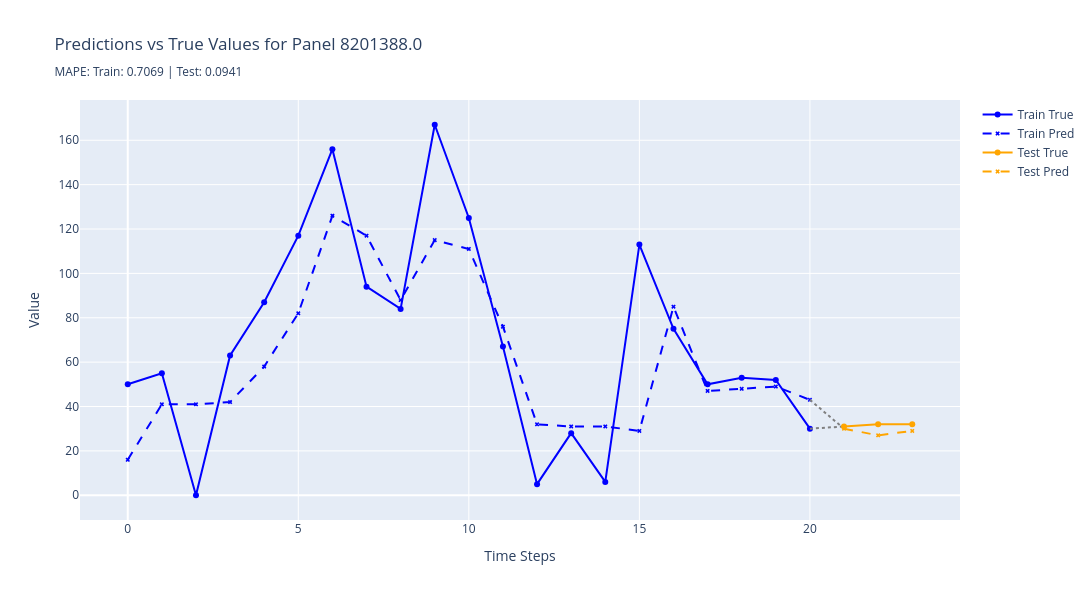
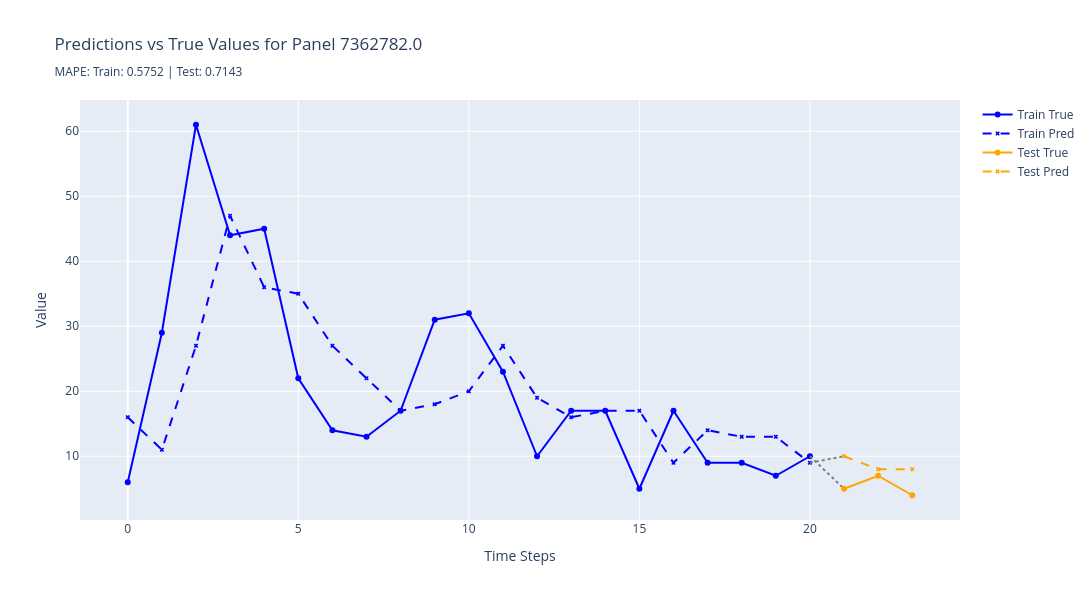
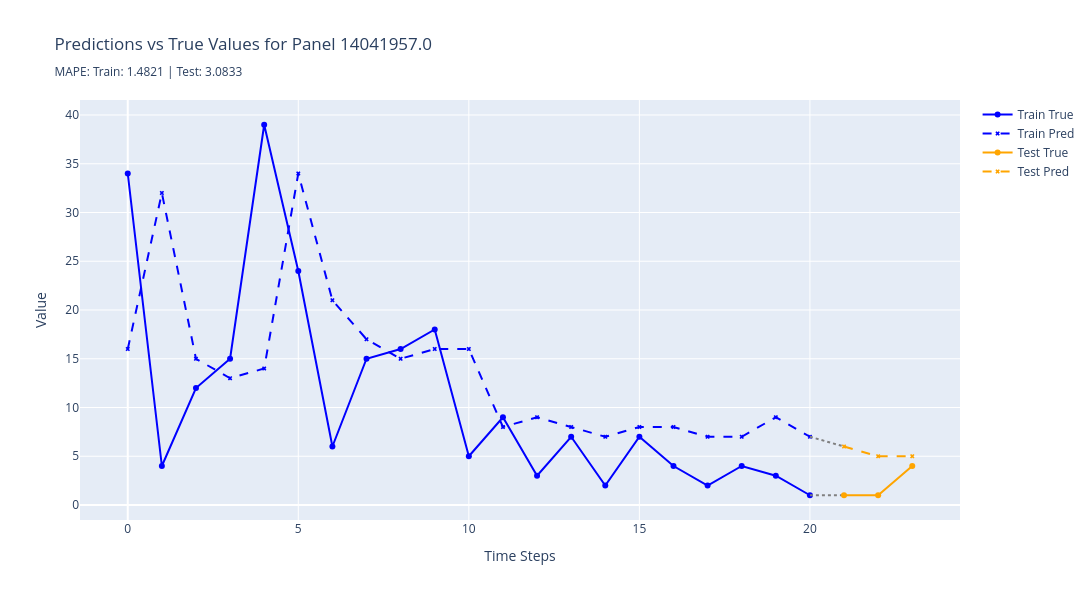
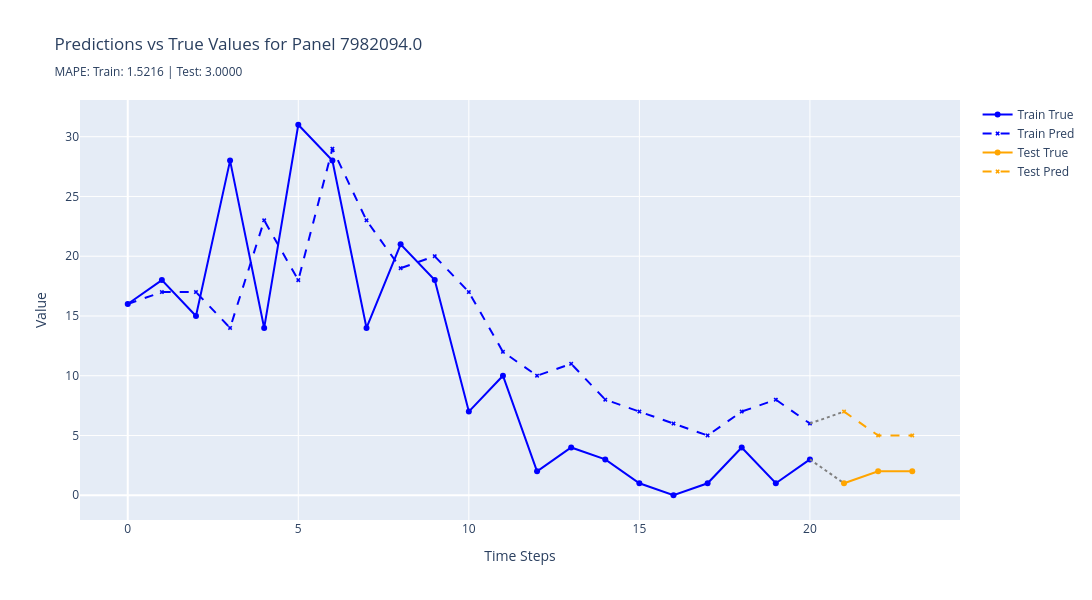

Notebook cell for these charts, in order:
### Code cell
plot_best_predictions(
    results=results,
    n_best=5,
    metric="rmse",
    split_name="test",
)

### Figure 1 — Plotly figure (JSON) as saved in the notebook; plotly's stock layout.template omitted (floating-point values rounded to 4 significant figures)
{"data": [{"line": {"color": "blue"}, "marker": {"size": 6}, "mode": "lines+markers", "name": "Train True", "type": "scatter", "x": [0, 1, 2, 3, 4, 5, 6, 7, 8, 9, 10, 11, 12, 13, 14, 15, 16, 17, 18, 19, 20], "y": [50, 55, 0, 63, 87, 117, 156, 94, 84, 167, 125, 67, 5, 28, 6, 113, 75, 50, 53, 52, 30]}, {"line": {"color": "blue", "dash": "dash"}, "marker": {"size": 4, "symbol": "x"}, "mode": "lines+markers", "name": "Train Pred", "type": "scatter", "x": [0, 1, 2, 3, 4, 5, 6, 7, 8, 9, 10, 11, 12, 13, 14, 15, 16, 17, 18, 19, 20], "y": [16.0, 41.0, 41.0, 42.0, 58.0, 82.0, 126.0, 117.0, 88.0, 115.0, 111.0, 76.0, 32.0, 31.0, 31.0, 29.0, 85.0, 47.0, 48.0, 49.0, 43.0]}, {"line": {"color": "gray", "dash": "dot"}, "mode": "lines", "showlegend": false, "type": "scatter", "x": [20, 21], "y": [30, 31]}, {"line": {"color": "gray", "dash": "dot"}, "mode": "lines", "showlegend": false, "type": "scatter", "x": [20, 21], "y": [43, 30]}, {"line": {"color": "orange"}, "marker": {"size": 6}, "mode": "lines+markers", "name": "Test True", "type": "scatter", "x": [21, 22, 23], "y": [31, 32, 32]}, {"line": {"color": "orange", "dash": "dash"}, "marker": {"size": 4, "symbol": "x"}, "mode": "lines+markers", "name": "Test Pred", "type": "scatter", "x": [21, 22, 23], "y": [30.0, 27.0, 29.0]}], "layout": {"height": 600, "hovermode": "x unified", "title": {"text": "Predictions vs True Values for Panel 8201388.0<br><sub>MAPE: Train: 0.7069 | Test: 0.0941</sub>"}, "width": 1200, "xaxis": {"title": {"text": "Time Steps"}}, "yaxis": {"title": {"text": "Value"}}}}

### Figure 2 — Plotly figure (JSON) as saved in the notebook; plotly's stock layout.template omitted (floating-point values rounded to 4 significant figures)
{"data": [{"line": {"color": "blue"}, "marker": {"size": 6}, "mode": "lines+markers", "name": "Train True", "type": "scatter", "x": [0, 1, 2, 3, 4, 5, 6, 7, 8, 9, 10, 11, 12, 13, 14, 15, 16, 17, 18, 19, 20], "y": [6, 29, 61, 44, 45, 22, 14, 13, 17, 31, 32, 23, 10, 17, 17, 5, 17, 9, 9, 7, 10]}, {"line": {"color": "blue", "dash": "dash"}, "marker": {"size": 4, "symbol": "x"}, "mode": "lines+markers", "name": "Train Pred", "type": "scatter", "x": [0, 1, 2, 3, 4, 5, 6, 7, 8, 9, 10, 11, 12, 13, 14, 15, 16, 17, 18, 19, 20], "y": [16.0, 11.0, 27.0, 47.0, 36.0, 35.0, 27.0, 22.0, 17.0, 18.0, 20.0, 27.0, 19.0, 16.0, 17.0, 17.0, 9.0, 14.0, 13.0, 13.0, 9.0]}, {"line": {"color": "gray", "dash": "dot"}, "mode": "lines", "showlegend": false, "type": "scatter", "x": [20, 21], "y": [10, 5]}, {"line": {"color": "gray", "dash": "dot"}, "mode": "lines", "showlegend": false, "type": "scatter", "x": [20, 21], "y": [9, 10]}, {"line": {"color": "orange"}, "marker": {"size": 6}, "mode": "lines+markers", "name": "Test True", "type": "scatter", "x": [21, 22, 23], "y": [5, 7, 4]}, {"line": {"color": "orange", "dash": "dash"}, "marker": {"size": 4, "symbol": "x"}, "mode": "lines+markers", "name": "Test Pred", "type": "scatter", "x": [21, 22, 23], "y": [10.0, 8.0, 8.0]}], "layout": {"height": 600, "hovermode": "x unified", "title": {"text": "Predictions vs True Values for Panel 7362782.0<br><sub>MAPE: Train: 0.5752 | Test: 0.7143</sub>"}, "width": 1200, "xaxis": {"title": {"text": "Time Steps"}}, "yaxis": {"title": {"text": "Value"}}}}

### Figure 3 — Plotly figure (JSON) as saved in the notebook; plotly's stock layout.template omitted (floating-point values rounded to 4 significant figures)
{"data": [{"line": {"color": "blue"}, "marker": {"size": 6}, "mode": "lines+markers", "name": "Train True", "type": "scatter", "x": [0, 1, 2, 3, 4, 5, 6, 7, 8, 9, 10, 11, 12, 13, 14, 15, 16, 17, 18, 19, 20], "y": [34, 4, 12, 15, 39, 24, 6, 15, 16, 18, 5, 9, 3, 7, 2, 7, 4, 2, 4, 3, 1]}, {"line": {"color": "blue", "dash": "dash"}, "marker": {"size": 4, "symbol": "x"}, "mode": "lines+markers", "name": "Train Pred", "type": "scatter", "x": [0, 1, 2, 3, 4, 5, 6, 7, 8, 9, 10, 11, 12, 13, 14, 15, 16, 17, 18, 19, 20], "y": [16.0, 32.0, 15.0, 13.0, 14.0, 34.0, 21.0, 17.0, 15.0, 16.0, 16.0, 8.0, 9.0, 8.0, 7.0, 8.0, 8.0, 7.0, 7.0, 9.0, 7.0]}, {"line": {"color": "gray", "dash": "dot"}, "mode": "lines", "showlegend": false, "type": "scatter", "x": [20, 21], "y": [1, 1]}, {"line": {"color": "gray", "dash": "dot"}, "mode": "lines", "showlegend": false, "type": "scatter", "x": [20, 21], "y": [7, 6]}, {"line": {"color": "orange"}, "marker": {"size": 6}, "mode": "lines+markers", "name": "Test True", "type": "scatter", "x": [21, 22, 23], "y": [1, 1, 4]}, {"line": {"color": "orange", "dash": "dash"}, "marker": {"size": 4, "symbol": "x"}, "mode": "lines+markers", "name": "Test Pred", "type": "scatter", "x": [21, 22, 23], "y": [6.0, 5.0, 5.0]}], "layout": {"height": 600, "hovermode": "x unified", "title": {"text": "Predictions vs True Values for Panel 14041957.0<br><sub>MAPE: Train: 1.4821 | Test: 3.0833</sub>"}, "width": 1200, "xaxis": {"title": {"text": "Time Steps"}}, "yaxis": {"title": {"text": "Value"}}}}

### Figure 4 — Plotly figure (JSON) as saved in the notebook; plotly's stock layout.template omitted (floating-point values rounded to 4 significant figures)
{"data": [{"line": {"color": "blue"}, "marker": {"size": 6}, "mode": "lines+markers", "name": "Train True", "type": "scatter", "x": [0, 1, 2, 3, 4, 5, 6, 7, 8, 9, 10, 11, 12, 13, 14, 15, 16, 17, 18, 19, 20], "y": [16, 18, 15, 28, 14, 31, 28, 14, 21, 18, 7, 10, 2, 4, 3, 1, 0, 1, 4, 1, 3]}, {"line": {"color": "blue", "dash": "dash"}, "marker": {"size": 4, "symbol": "x"}, "mode": "lines+markers", "name": "Train Pred", "type": "scatter", "x": [0, 1, 2, 3, 4, 5, 6, 7, 8, 9, 10, 11, 12, 13, 14, 15, 16, 17, 18, 19, 20], "y": [16.0, 17.0, 17.0, 14.0, 23.0, 18.0, 29.0, 23.0, 19.0, 20.0, 17.0, 12.0, 10.0, 11.0, 8.0, 7.0, 6.0, 5.0, 7.0, 8.0, 6.0]}, {"line": {"color": "gray", "dash": "dot"}, "mode": "lines", "showlegend": false, "type": "scatter", "x": [20, 21], "y": [3, 1]}, {"line": {"color": "gray", "dash": "dot"}, "mode": "lines", "showlegend": false, "type": "scatter", "x": [20, 21], "y": [6, 7]}, {"line": {"color": "orange"}, "marker": {"size": 6}, "mode": "lines+markers", "name": "Test True", "type": "scatter", "x": [21, 22, 23], "y": [1, 2, 2]}, {"line": {"color": "orange", "dash": "dash"}, "marker": {"size": 4, "symbol": "x"}, "mode": "lines+markers", "name": "Test Pred", "type": "scatter", "x": [21, 22, 23], "y": [7.0, 5.0, 5.0]}], "layout": {"height": 600, "hovermode": "x unified", "title": {"text": "Predictions vs True Values for Panel 7982094.0<br><sub>MAPE: Train: 1.5216 | Test: 3.0000</sub>"}, "width": 1200, "xaxis": {"title": {"text": "Time Steps"}}, "yaxis": {"title": {"text": "Value"}}}}
